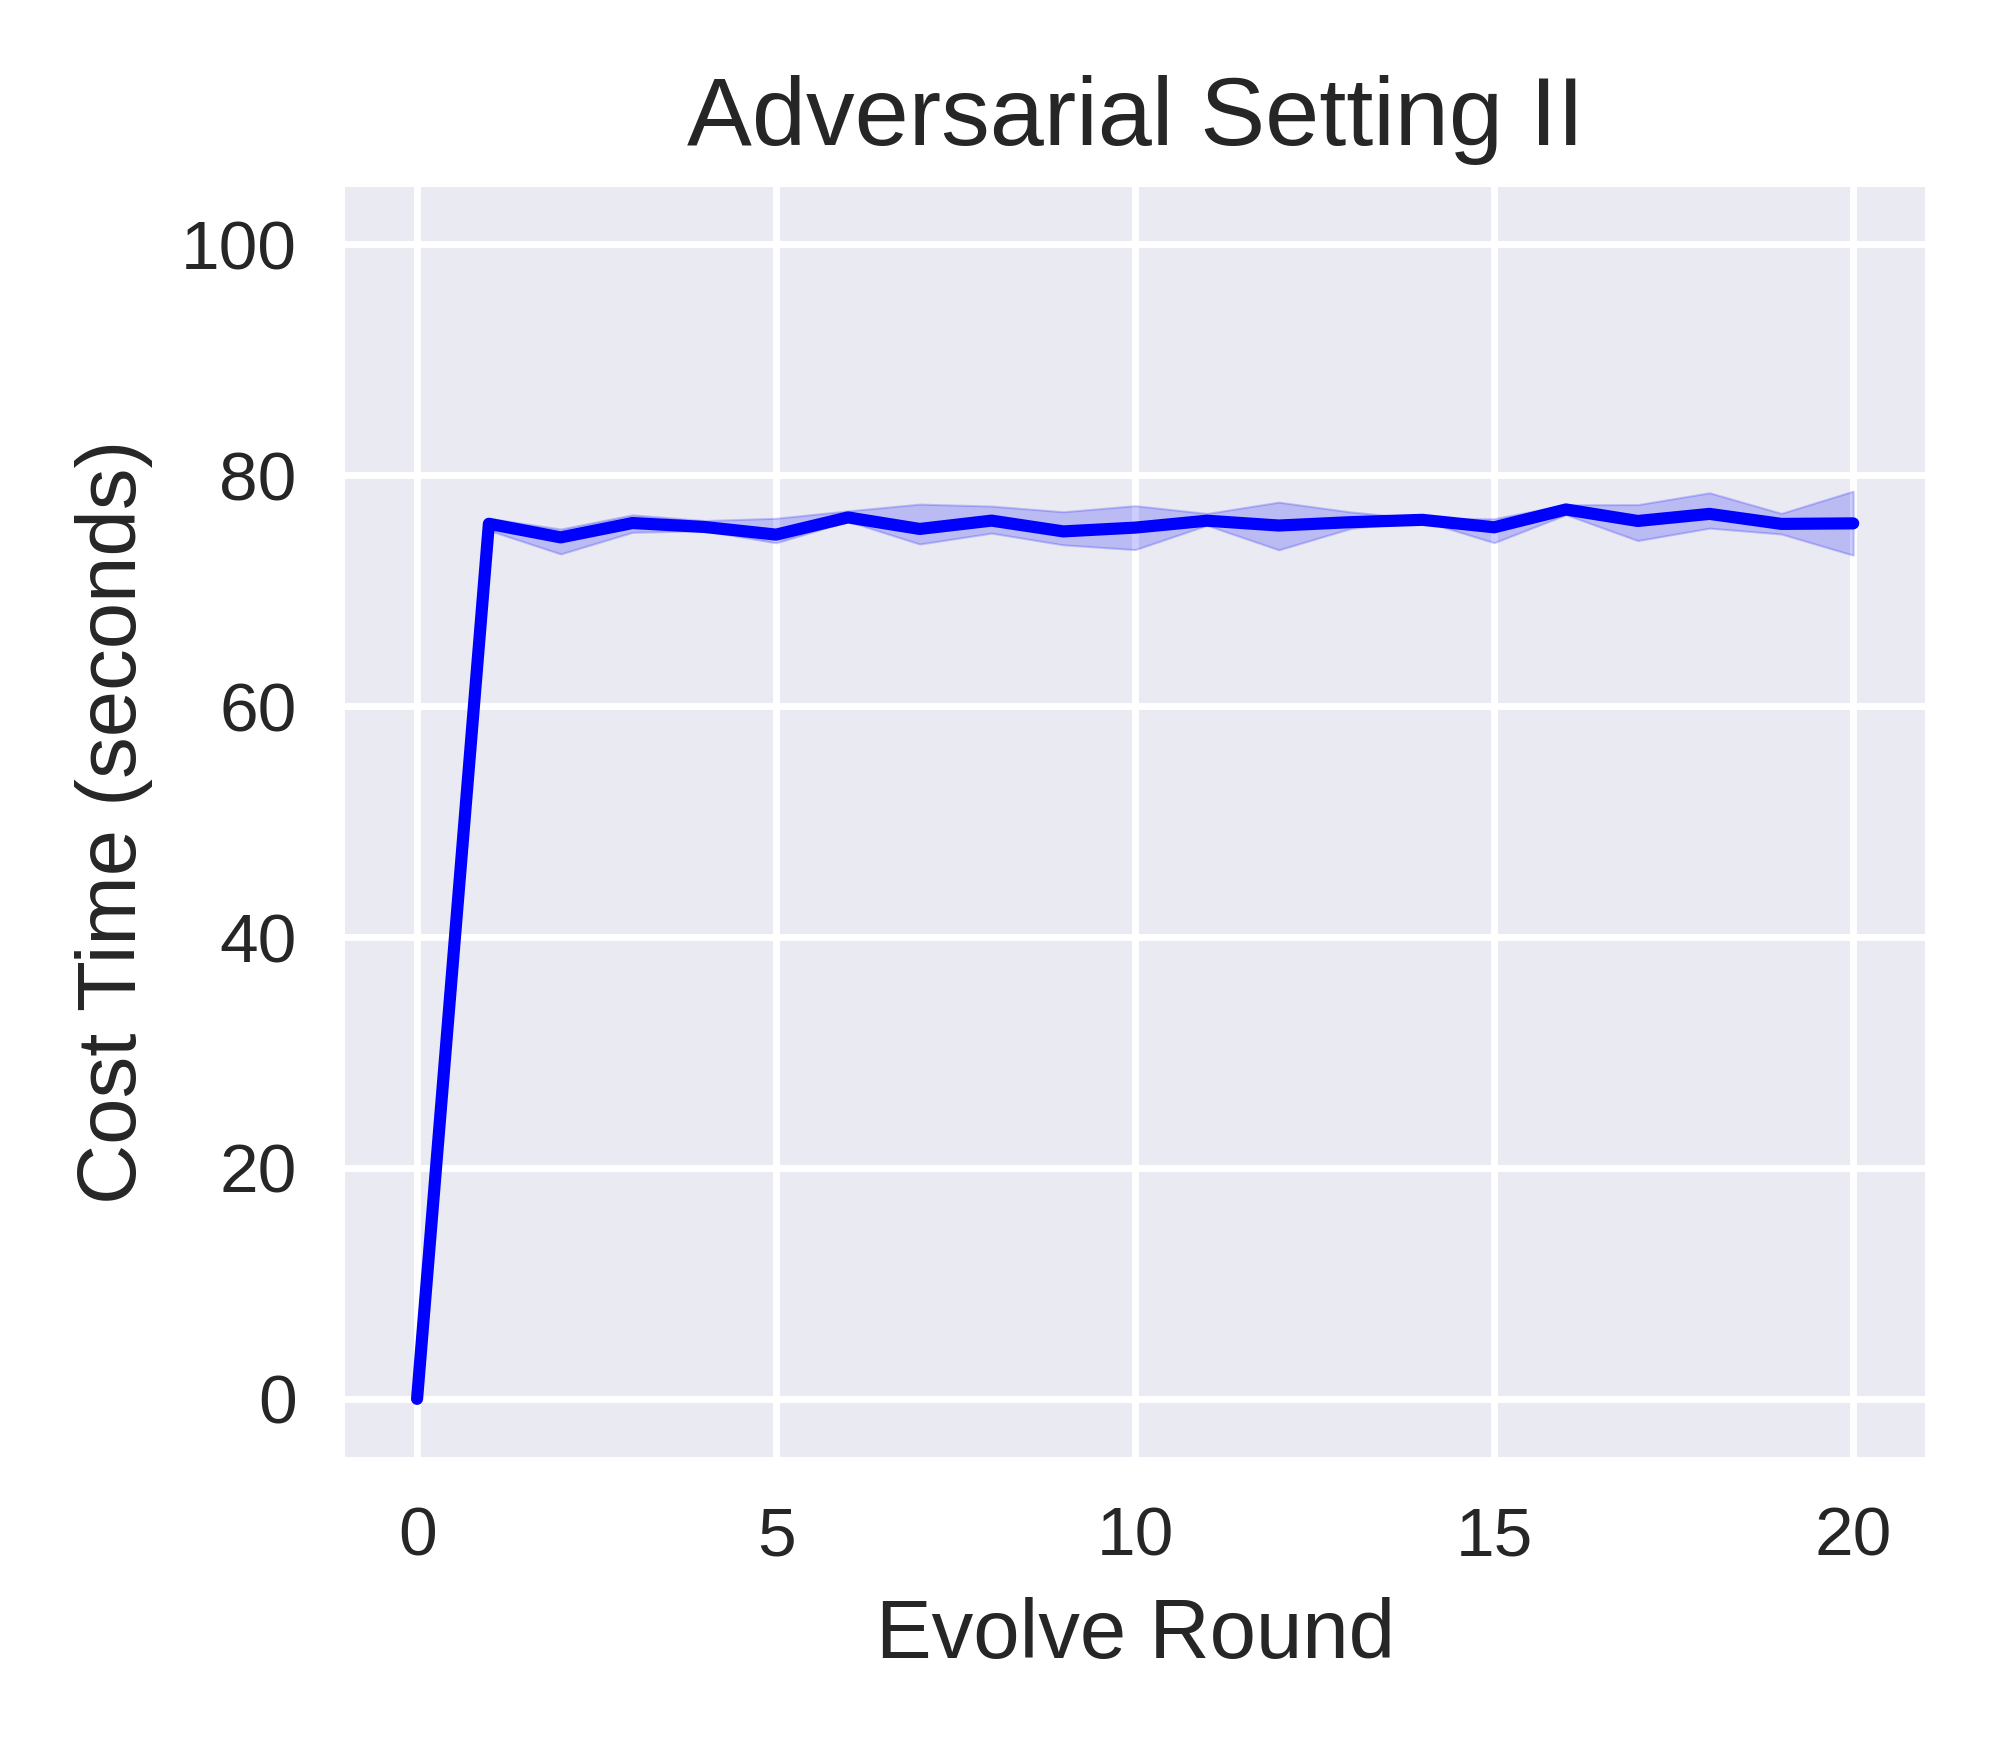

This chart was generated by the following Python code:
import matplotlib.pyplot as plt
import pandas as pd
import seaborn as sns

advset2_rounds20_costtime_on_advmal_file = pd.read_csv('cost_time_list_advset2_round20_seed012.csv')
advset2_rounds20_costtime_on_advmal_df = pd.DataFrame(advset2_rounds20_costtime_on_advmal_file)

advset2_rounds20_costtime_on_advmal_seed_0_df = advset2_rounds20_costtime_on_advmal_df.drop(columns=['seed1','seed2'])  
advset2_rounds20_costtime_on_advmal_seed_0_df.rename(columns={'seed0': 'costtime'}, inplace=True)

advset2_rounds20_costtime_on_advmal_seed_1_df = advset2_rounds20_costtime_on_advmal_df.drop(columns=['seed0','seed2'])  
advset2_rounds20_costtime_on_advmal_seed_1_df.rename(columns={'seed1': 'costtime'}, inplace=True)

advset2_rounds20_costtime_on_advmal_seed_2_df = advset2_rounds20_costtime_on_advmal_df.drop(columns=['seed0','seed1'])  
advset2_rounds20_costtime_on_advmal_seed_2_df.rename(columns={'seed2': 'costtime'}, inplace=True)

print("advset2_rounds20_costtime_on_advmal_df:\n",advset2_rounds20_costtime_on_advmal_df)  
print("advset2_rounds20_costtime_on_advmal_seed_0_df:\n",advset2_rounds20_costtime_on_advmal_seed_0_df)  
print("advset2_rounds20_costtime_on_advmal_seed_1_df:\n",advset2_rounds20_costtime_on_advmal_seed_1_df)  
print("advset2_rounds20_costtime_on_advmal_seed_2_df:\n",advset2_rounds20_costtime_on_advmal_seed_2_df)  



advset2_rounds20_costtime_on_advmal_merge_df = pd.concat([advset2_rounds20_costtime_on_advmal_seed_0_df, advset2_rounds20_costtime_on_advmal_seed_1_df, advset2_rounds20_costtime_on_advmal_seed_2_df])
# advset2_rounds20_costtime_on_advmal_merge_df = pd.concat([advset2_rounds20_costtime_on_advmal_df, advset2_rounds20_costtime_on_advmal_df, advset2_rounds20_costtime_on_advmal_df])

print("advset2_rounds20_costtime_on_advmal_merge_df:\n",advset2_rounds20_costtime_on_advmal_merge_df)  

advset2_rounds20_costtime_on_advmal_merge_df = advset2_rounds20_costtime_on_advmal_merge_df.reset_index(drop=True)

print("advset2_rounds20_costtime_on_advmal_merge_df:\n",advset2_rounds20_costtime_on_advmal_merge_df)  


# sns.set_theme(style="darkgrid")
plt.style.use('seaborn') 
# plt.style.use('default') 
# plt.style.use('seaborn-deep') 

# plt.figure(figsize=(4, 3.5), dpi=500)
_, ax = plt.subplots(nrows=1, ncols=1, figsize=(4, 3.5), tight_layout=True, dpi=500) #dpi=100 分辨率


sns_plot=sns.lineplot(data=advset2_rounds20_costtime_on_advmal_merge_df, x='round', y='costtime', color='b')
ax.set_xlabel('Evolution Round', fontsize=12)
ax.set_ylabel('Cost Time (seconds)', fontsize=12)
ax.set_title('Adversarial Setting II', fontsize=14); 
plt.ylim(-5, 105)

savepath = f'/home/huan1932/ARIoTEDef/drawfigure/advset2/round20/costtime'
savename = f'line-shadow-figure-advset2-round20-costtime-seed012'
plt.savefig(fname=f'{savepath}/{savename}.png',dpi=500)
plt.close   
